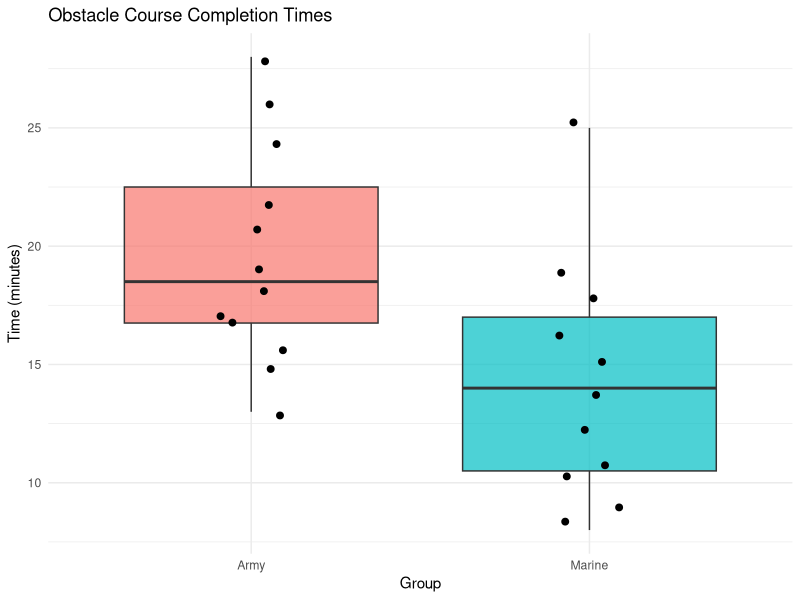
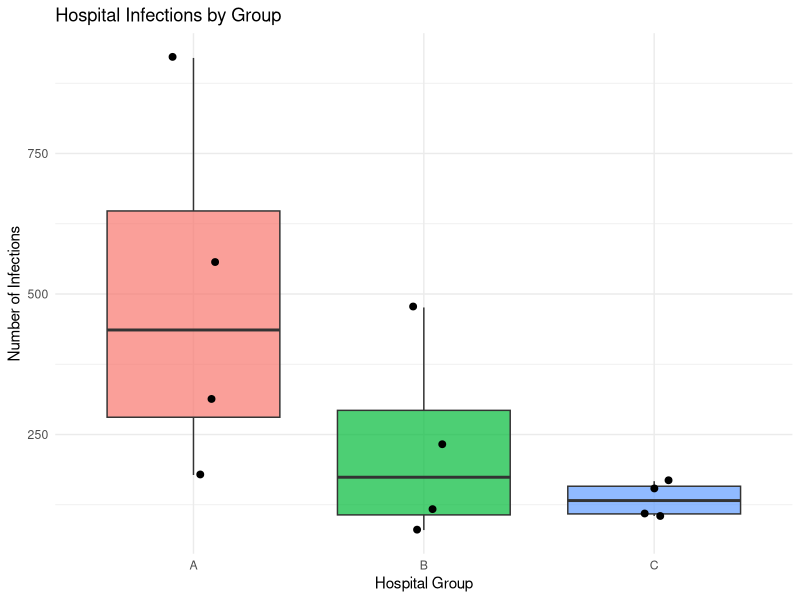
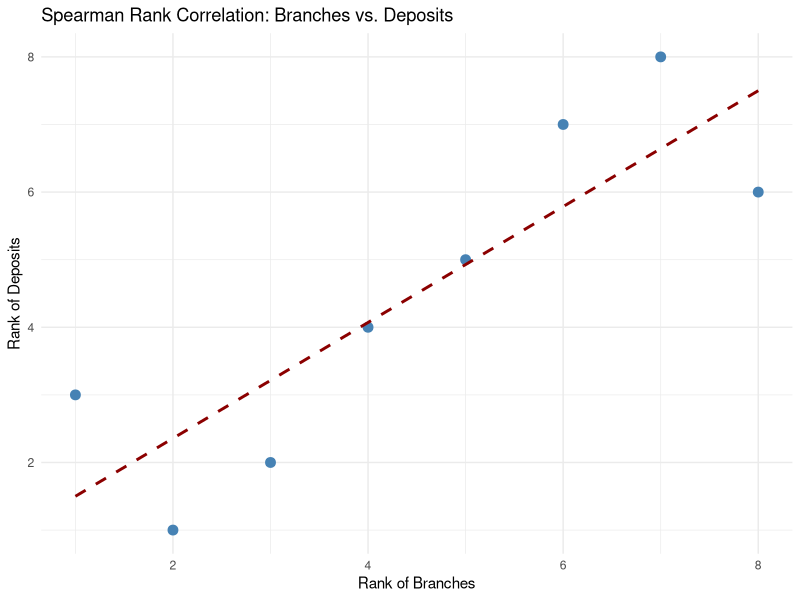

These charts were generated, in order, by the following R code:
## ---- chunk 1
library(tidyverse)
library(ggplot2)
## ---- chunk 2
snow <- c(18,43,40,16,22,30,29,32,37,36,39,34,39,45,28,36,40,34,39,52)
median_hyp <- 40

signs <- sign(snow - median_hyp)
signs <- signs[signs != 0]  # drop zeros

n_pos <- sum(signs > 0)
n_neg <- sum(signs < 0)
n     <- length(signs)
test_val <- min(n_pos, n_neg)

cat("Plus signs:", n_pos, "| Minus signs:", n_neg, "\n")
cat("n =", n, "| Test value =", test_val, "\n")
cat("Critical value (Table J, n=18, alpha=0.05, two-tailed): 4\n")
cat("Decision:", ifelse(test_val <= 4, "Reject H0", "Fail to reject H0"), "\n")
## ---- chunk 3
n       <- 50
n_above <- 21
n_below <- n - n_above  # 29
X       <- min(n_above, n_below)  # 21

z_stat <- ((X + 0.5) - n/2) / (sqrt(n)/2)
z_crit <- qnorm(0.05)  # left-tailed

cat("X (smaller count) =", X, "\n")
cat("z test value =", round(z_stat, 3), "\n")
cat("z critical value =", round(z_crit, 3), "\n")
cat("Decision:", ifelse(z_stat < z_crit, "Reject H0", "Fail to reject H0"), "\n")
## ---- chunk 4
before <- c(3, 0, 5, 4, 2, 4, 3, 5, 2, 1)
after  <- c(2, 1, 4, 0, 1, 3, 1, 3, 2, 3)

diff_signs <- sign(before - after)
diff_signs <- diff_signs[diff_signs != 0]

n_pos <- sum(diff_signs > 0)
n_neg <- sum(diff_signs < 0)
n     <- length(diff_signs)
test_val <- min(n_pos, n_neg)

cat("Plus signs:", n_pos, "| Minus signs:", n_neg, "\n")
cat("n =", n, "| Test value =", test_val, "\n")
cat("Critical value (Table J, n=9, alpha=0.05, one-tailed): 1\n")
cat("Decision:", ifelse(test_val <= 1, "Reject H0", "Fail to reject H0"), "\n")
## ---- chunk 5
army    <- c(15,18,16,17,13,22,24,17,19,21,26,28)
marines <- c(14,9,16,19,10,12,11,8,15,18,25)

# Wilcoxon rank sum test (Mann-Whitney)
result <- wilcox.test(army, marines, alternative = "two.sided", correct = FALSE)
print(result)

# Manual z calculation
all_times <- c(army, marines)
groups    <- c(rep("Army",12), rep("Marine",11))
ranks_all <- rank(all_times)

R  <- sum(ranks_all[groups == "Marine"])  # smaller group
n1 <- 11; n2 <- 12
mu_R <- n1*(n1+n2+1)/2
sig_R <- sqrt(n1*n2*(n1+n2+1)/12)
z_stat <- (R - mu_R) / sig_R
cat("\nR =", R, "| mu_R =", mu_R, "| sigma_R =", round(sig_R,2))
cat("\nz =", round(z_stat,3), "| Critical value = +/-1.96\n")
## ---- chunk 6
df_course <- data.frame(
  time  = c(army, marines),
  group = c(rep("Army",12), rep("Marine",11))
)

ggplot(df_course, aes(x = group, y = time, fill = group)) +
  geom_boxplot(alpha = 0.7) +
  geom_jitter(width = 0.1, size = 2) +
  labs(title = "Obstacle Course Completion Times",
       x = "Group", y = "Time (minutes)") +
  theme_minimal() + theme(legend.position = "none")
## ---- chunk 7
before <- c(7, 2, 3, 6, 5, 8, 12)
after  <- c(5, 3, 4, 3, 1, 6, 4)

result <- wilcox.test(before, after, paired = TRUE,
                      alternative = "two.sided", exact = FALSE)
print(result)

# Manual signed-rank calculation
D      <- before - after
D_nz   <- D[D != 0]
abs_D  <- abs(D_nz)
ranks  <- rank(abs_D)
signed <- sign(D_nz) * ranks

W_pos <- sum(signed[signed > 0])
W_neg <- abs(sum(signed[signed < 0]))
ws    <- min(W_pos, W_neg)

cat("\nW+ =", W_pos, "| W- =", W_neg, "| ws =", ws)
cat("\nCritical value (Table K, n=7, alpha=0.05): 2")
cat("\nDecision:", ifelse(ws <= 2, "Reject H0", "Fail to reject H0"), "\n")
## ---- chunk 8
infect <- c(557,315,920,178, 476,232,80,116, 105,110,167,155)
group  <- factor(rep(c("A","B","C"), each = 4))

result <- kruskal.test(infect ~ group)
print(result)

# Manual H
N      <- length(infect)
ranks  <- rank(infect)
R_A    <- sum(ranks[group == "A"])
R_B    <- sum(ranks[group == "B"])
R_C    <- sum(ranks[group == "C"])
n_each <- 4

H <- (12/(N*(N+1))) * (R_A^2/n_each + R_B^2/n_each + R_C^2/n_each) - 3*(N+1)
cat("\nRank sums: A =", R_A, "B =", R_B, "C =", R_C)
cat("\nH =", round(H, 3), "| Chi-sq critical (df=2) =", round(qchisq(0.95, 2), 3), "\n")
## ---- chunk 9
df_hosp <- data.frame(infections = infect, group = group)

ggplot(df_hosp, aes(x = group, y = infections, fill = group)) +
  geom_boxplot(alpha = 0.7) +
  geom_jitter(width = 0.1, size = 2) +
  labs(title = "Hospital Infections by Group",
       x = "Hospital Group", y = "Number of Infections") +
  theme_minimal() + theme(legend.position = "none")
## ---- chunk 10
branches <- c(209, 353, 19, 201, 344, 132, 401, 126)
deposits <- c(23, 31, 7, 12, 26, 5, 24, 4)  # Note: 4 not 5 for bank H

result <- cor.test(branches, deposits, method = "spearman",
                   alternative = "two.sided", exact = FALSE)
print(result)

# Manual calculation
d2 <- (rank(branches) - rank(deposits))^2
n  <- length(branches)
rs <- 1 - 6*sum(d2) / (n*(n^2 - 1))
cat("\nSum of d^2 =", sum(d2))
cat("\nSpearman rs =", round(rs, 3), "\n")
## ---- chunk 11
df_bank <- data.frame(branches = branches, deposits = deposits)

ggplot(df_bank, aes(x = rank(branches), y = rank(deposits))) +
  geom_point(size = 3, color = "steelblue") +
  geom_smooth(method = "lm", se = FALSE, color = "darkred", linetype = "dashed") +
  labs(title = "Spearman Rank Correlation: Branches vs. Deposits",
       x = "Rank of Branches", y = "Rank of Deposits") +
  theme_minimal()
## ---- chunk 12
count_runs <- function(seq) {
  n <- length(seq)
  if (n == 0) return(0)
  sum(seq[-1] != seq[-n]) + 1
}

a <- c("M","M","F","F","F","M","F","F")
b <- c("H","T","H","H","H")
d <- c("A","B","A","A","A","B","B","A","B","B","B")

cat("Runs in a:", count_runs(a), "\n")
cat("Runs in b:", count_runs(b), "\n")
cat("Runs in c:", count_runs(d), "\n")
## ---- chunk 13
passengers <- strsplit("FFFMMFFFFMFMMMFFFFMMFFFMM", "")[[1]]

n_F    <- sum(passengers == "F")
n_M    <- sum(passengers == "M")
n_runs <- count_runs(passengers)

cat("Females (n1) =", n_F, "| Males (n2) =", n_M, "\n")
cat("Number of runs =", n_runs, "\n")
cat("Critical range (Table M, n1=15, n2=10, alpha=0.05): [7, 18]\n")
cat("Decision:", ifelse(n_runs >= 7 & n_runs <= 18,
                        "Fail to reject H0 — data appear random",
                        "Reject H0 — data are NOT random"), "\n")
## ---- chunk 14
ages <- c(18,36,19,22,25,44,23,27,27,35,19,43,37,32,28,43,46,19,20,22)
med  <- median(ages)

labels <- ifelse(ages > med, "A", ifelse(ages < med, "B", NA))
labels <- labels[!is.na(labels)]  # drop values equal to median

n_A    <- sum(labels == "A")
n_B    <- sum(labels == "B")
n_runs <- count_runs(labels)

cat("Median =", med, "\n")
cat("Above (A) =", n_A, "| Below (B) =", n_B, "\n")
cat("Sequence:", paste(labels, collapse=" "), "\n")
cat("Number of runs =", n_runs, "\n")
cat("Critical range (Table M, n1=9, n2=9): [5, 15]\n")
cat("Decision:", ifelse(n_runs >= 5 & n_runs <= 15,
                        "Fail to reject H0 — ages appear random",
                        "Reject H0 — ages are NOT random"), "\n")
